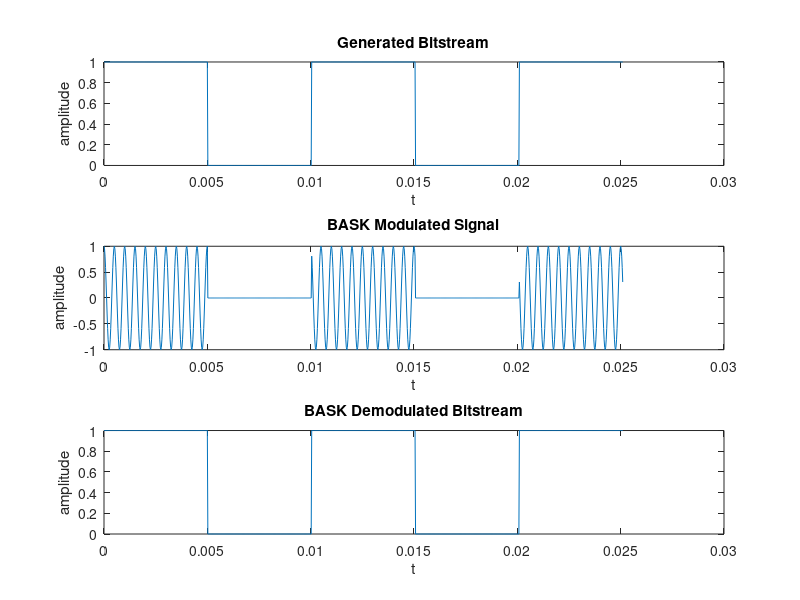
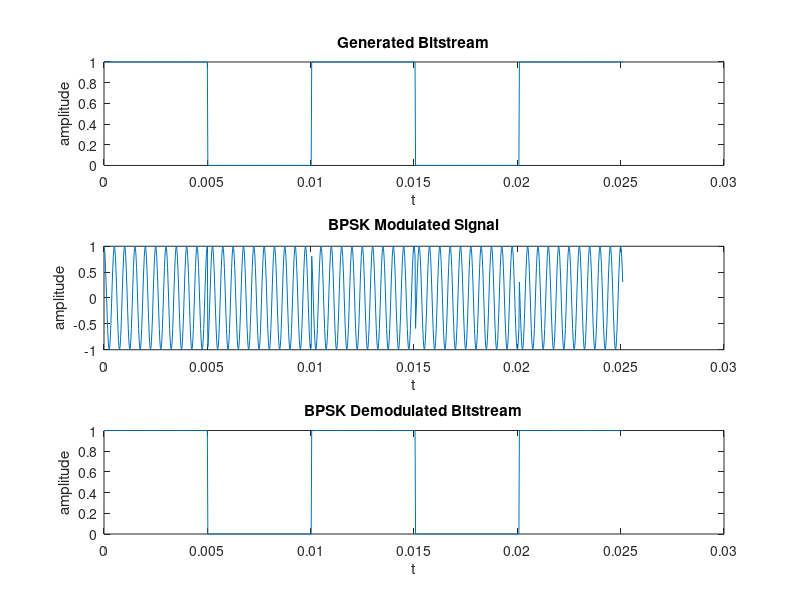
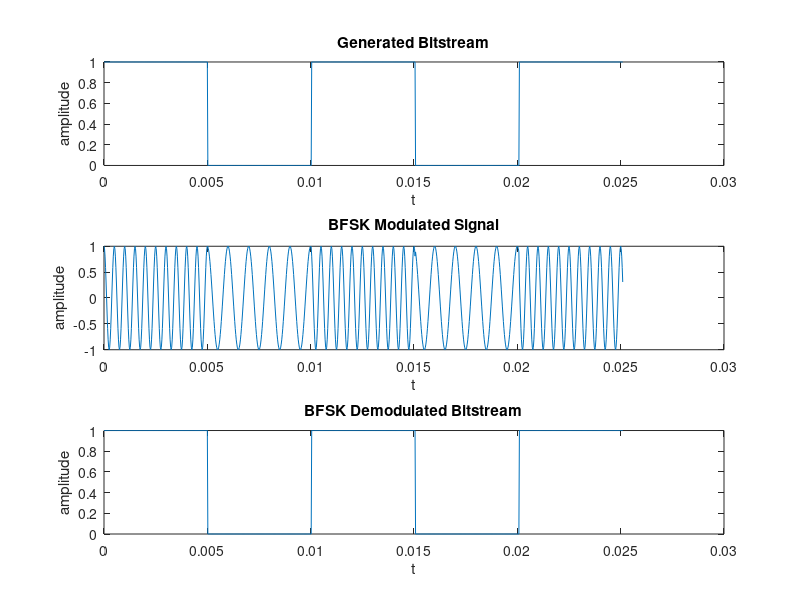

The MATLAB source for these figures, in order:
clc; clear all; close all;

b=[1,0,1,0,1];
fs=40e3; fc=2e3; tb=0.005;
t=0:1/fs:(length(b)*tb+(length(b)-1)/fs);
%% EXPRESSING THE GENERATED BIT STREAM
b1=[];
for i = 1:length(b)
    t1=t(((i-1)*tb*fs+i):(i*tb*fs+i));
    if (b(i)==1)
        b1 = [b1,ones(1,length(t1))];
    else 
        b1 = [b1,zeros(1,length(t1))];
    end
end 
%% BASK MODULATION 
ASK_modulated=[];
for i = 1:length(b)
    t1=t(((i-1)*tb*fs+i):(i*tb*fs+i));
    if (b(i)==1)
        ASK_modulated = [ASK_modulated,cos(2*pi*fc*t1)];
    else 
        ASK_modulated = [ASK_modulated,zeros(1,length(t1))];
    end
end
% BASK DEMODULATION
for i = 1:length(b)
    x1=0;
    x = ASK_modulated(((i-1)*tb*fs+i):(i*tb*fs+i));
    t1=t(((i-1)*tb*fs+i):(i*tb*fs+i));
    x1 = sum(x.*cos(2*pi*fc*t1));
    if (x1>0)
        demodulated_stream(i) = 1;
    else
        demodulated_stream(i) = 0;
    end
end
ASK_demodulated=[];
for i = 1:length(b)
    t1=t(((i-1)*tb*fs+i):(i*tb*fs+i));
    if (demodulated_stream(i)==1)
        ASK_demodulated = [ASK_demodulated,ones(1,length(t1))];
    else 
        ASK_demodulated = [ASK_demodulated,zeros(1,length(t1))];
    end
end
%% BPSK MODULATION
PSK_modulated=[];
phase=pi;
for i = 1:length(b)
    t1=t(((i-1)*tb*fs+i):(i*tb*fs+i));
    if (b(i)==1)
        PSK_modulated = [PSK_modulated,cos(2*pi*fc*t1)];
    else 
        PSK_modulated = [PSK_modulated,(cos(2*pi*fc*t1+phase))];
    end
end
% BPSK DEMODULATION
for i = 1:length(b)
    x1=0;
    x = PSK_modulated(((i-1)*tb*fs+i):(i*tb*fs+i));
    t1=t(((i-1)*tb*fs+i):(i*tb*fs+i));
    x1 = sum(x.*cos(2*pi*fc*t1));
    if (x1>0)
        demodulated_stream(i) = 1;
    else
        demodulated_stream(i) = 0;
    end
end
PSK_demodulated=[];
for i = 1:length(b)
    t1=t(((i-1)*tb*fs+i):(i*tb*fs+i));
    if (demodulated_stream(i)==1)
        PSK_demodulated = [PSK_demodulated,ones(1,length(t1))];
    else 
        PSK_demodulated = [PSK_demodulated,zeros(1,length(t1))];
    end
end
%% BFSK MODULATION 
f1=2e3; 
f2=1e3;
FSK_modulated=[];
for i = 1:length(b)
    t1=t(((i-1)*tb*fs+i):(i*tb*fs+i));
    if (b(i)==1)
        FSK_modulated = [FSK_modulated,cos(2*pi*f1*t1)];
    else 
        FSK_modulated = [FSK_modulated,cos(2*pi*f2*t1)];
    end
end
% BFSK DEMODULATION
for i = 1:length(b)
    x = FSK_modulated(((i-1)*tb*fs+i):(i*tb*fs+i));
    t1=t(((i-1)*tb*fs+i):(i*tb*fs+i));
    x1 = sum(x.*cos(2*pi*f1*t1));
    x2 = sum(x.*cos(2*pi*f2*t1));
    y=x1-x2;
    if (y>0)
        demodulated_stream(i) = 1;
    else
        demodulated_stream(i) = 0;
    end
end
FSK_demodulated=[];
for i = 1:length(demodulated_stream)
    t1=t(((i-1)*tb*fs+i):(i*tb*fs+i));
    if (demodulated_stream(i)==1)
        FSK_demodulated = [FSK_demodulated,ones(1,length(t1))];
    else 
        FSK_demodulated = [FSK_demodulated,zeros(1,length(t1))];
    end
end
%% FIGURES
figure;
subplot(3,1,1);plot(t,b1);
xlabel('t'); ylabel('amplitude'); title('Generated Bitstream');
subplot(3,1,2);plot(t,ASK_modulated);
xlabel('t'); ylabel('amplitude'); title('BASK Modulated Signal');
subplot(3,1,3);plot(t,ASK_demodulated);
xlabel('t'); ylabel('amplitude'); title('BASK Demodulated Bitstream');
figure;
subplot(3,1,1);plot(t,b1);;
xlabel('t'); ylabel('amplitude'); title('Generated Bitstream')
subplot(3,1,2);plot(t,PSK_modulated);
xlabel('t'); ylabel('amplitude'); title('BPSK Modulated Signal');
subplot(3,1,3);plot(t,PSK_demodulated); 
xlabel('t'); ylabel('amplitude'); title('BPSK Demodulated Bitstream');
figure;
subplot(3,1,1);plot(t,b1);
xlabel('t'); ylabel('amplitude'); title('Generated Bitstream');
subplot(3,1,2);plot(t,FSK_modulated); 
xlabel('t'); ylabel('amplitude'); title('BFSK Modulated Signal'); 
subplot(3,1,3);plot(t,FSK_demodulated);
xlabel('t'); ylabel('amplitude'); title('BFSK Demodulated Bitstream');